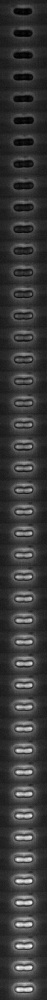
%> input picture Single-Cell_Segmentation/IndividualColonies/XY05_stitch/10uM-LL37_xy05_colony01_c1.tif, 47 x 1000 px, shrunk from 131 x 2761 before the run
$ octave --eval "result = GetCellsOtsuSegmentation(imread('IndividualColonies/XY05_stitch/10uM-LL37_xy05_colony01_c1.tif'));"   (GNU Octave 9; MATLAB toolbox functions it lacks are replaced by stand-ins)
%> lines starting %> are read from the running program, lines starting %| are printed output that depends on the picture; in (x1, y1, x2, y2) boxes, pixels count from 0 and x2, y2 are one past the last pixel; in counts of white or black regions, pixels touching at a corner belong together; the program's own positions count from 1
function cc=GetCellsOtsuSegmentation(I)

%I2 = imadjust(I, double([max(I(:))*0.01; 1.0*max(I(:))])/double(max(I(:))) , [0;1]);
%imshow(double(I2),[]), title('Image minus Gradient magnitude (gradmag)')

bw = im2bw(I, 0.4);
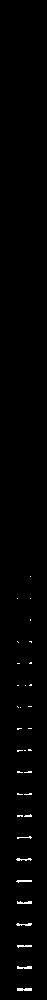
%> bw: size 1000x47 logical; 0.82% white in thin lines or dots, all inside (x1, y1, x2, y2) = (16, 576, 32, 991)
%figure
%imshow(bw);
%hold on

cc = bwconncomp(bw, 8);
%> cc = 33 connected components
